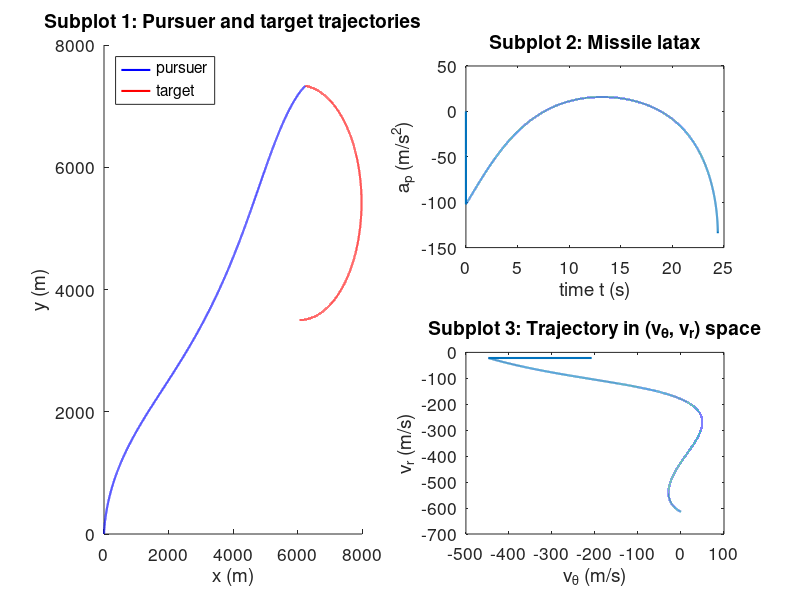

Reproduce this figure in MATLAB. (Note: this script raises an error after producing the figure.)
%%
clear all
% INPUTS
Xp0 = [0 0]; %m
theta0 = 30*pi/180; %rad
Xt0 = 7000*[cos(theta0) sin(theta0)]; %m
vp = 400; %m/s
nu = 1/0.6;
vt = vp/nu; %m/s
alpha_p0 = 85*pi/180; %rad
alpha_t = 60*pi/180; %rad
N = 4;
k = N - 1;
phi0 = alpha_p0 - N*theta0; %rad
vt_vec = vt*[cos(alpha_t) sin(alpha_t)]; %m/s
N_vp = N*vp;

%termination criteria
%t_end may be specified to avoid infinite loop in case Rf condition is not met
Rf = 0.5; %range criterion (m)
t_end = 60; %time criterion (s)

%terminate program if t_end is NaN
if isnan(t_end)
    disp('Please specify value for t_end');
    return;
end

tf = NaN;
impact_ang = NaN; %impact angle
tmiss = NaN;
Rmiss = NaN;
flag = true; %set flag to true if Rmiss, tmiss are to be found

tstep = 0.001; %time step

%Evaluation and plotting of trajectories and missile latax
t = 0;
ap = 0;
at = 30;
Xp = Xp0;
Xt = Xt0;
R_vec = Xt - Xp;
R = norm(R_vec);
theta = theta0;
alpha_p = alpha_p0;

delta_t = alpha_t - theta;
delta_p = alpha_p - theta;
v_r = vt*cos(delta_t) - vp*cos(delta_p);
v_theta = vt*sin(delta_t) - vp*sin(delta_p);

%initialising arrays
t_sol = t;
ap_sol = ap;
Xp_sol = Xp;
Xt_sol = Xt;
R_sol = R;
theta_sol = theta;
v_r_sol = v_r;
v_theta_sol = v_theta;

%% 

while true
    if R < Rf
        tf = t;
        impact_ang = abs(alpha_p - alpha_t);
        disp('Interception occurs');
        break;
    end
    
    if t > t_end
        break;
    end
    
    vp_vec = vp*[cos(alpha_p) sin(alpha_p)];
    vt_vec = vt*[cos(alpha_t) sin(alpha_t)];
    %evaluation of parameters for next time step
    t = t + tstep;
    Xp = Xp + vp_vec*tstep;
    Xt = Xt + vt_vec*tstep;
    
    R_vec = Xt - Xp;
    R = norm(R_vec);
    
    if flag
        if R > R_sol(end)
            tmiss = t;
            Rmiss = R;
            disp('Interception does not occur');
            flag = false;
            break; %comment break to calculate data after missile misses target
        end
    end
    
    theta = atan2(R_vec(2), R_vec(1));
    dtheta_t = (theta - theta_sol(end))/tstep;
    
    alpha_t = (at/vt)*t;
    alpha_p = N*theta + phi0;
    ap = N_vp*dtheta_t;
    
    delta_t = alpha_t - theta;
    delta_p = k*theta + phi0;
    v_r = vt*cos(delta_t) - vp*cos(delta_p);
    v_theta = vt*sin(delta_t) - vp*sin(delta_p);
    
    %updating arrays
    t_sol = [t_sol t];
    ap_sol = [ap_sol ap];
    Xp_sol = [Xp_sol; Xp];
    Xt_sol = [Xt_sol; Xt];
    R_sol = [R_sol R];
    theta_sol = [theta_sol theta];
    v_r_sol = [v_r_sol v_r];
    v_theta_sol = [v_theta_sol v_theta];
end

%LOS angle taking vT0 as reference X axis
theta_rel = pi + theta_sol - alpha_t;

%% plot pursuer and target trajectories
subplot(2, 2, [1 3]);
hold on;
plot(Xp_sol(:, 1), Xp_sol(:, 2), 'b', 'linewidth', 1.5);
plot(Xt_sol(:, 1), Xt_sol(:, 2), 'r', 'linewidth', 1.5);
xlabel('x (m)');
ylabel('y (m)');
title('Subplot 1: Pursuer and target trajectories');
legend('pursuer', 'target', 'Location', 'northwest');
set(gca,'fontsize',12.5);

% plot ap_sol
subplot(2, 2, 2);
plot(t_sol, ap_sol, 'linewidth', 1.5);
xlabel('time t (s)');
ylabel('a_p (m/s^2)');
title('Subplot 2: Missile latax');
set(gca,'fontsize',12.5);

% plot trajectory in (v_theta, v_r) space
subplot(2, 2, 4);
plot(v_theta_sol, v_r_sol, 'linewidth', 1.5);
xlabel('v_{\theta} (m/s)');
ylabel('v_r (m/s)');
title('Subplot 3: Trajectory in (v_{\theta}, v_r) space');
set(gca,'fontsize',12.5);

%% plot pursuer relative trajectory in polar plane
polarplot(theta_rel, R_sol, 'linewidth', 1.5);
title('Relative trajectory in polar plane');
% set(gca,'fontsize',12.5);

% polar plot sectors
theta_vr_arr = [0.8482 1.8850 2.6075 3.9584 4.9951 5.7491];

theta_vtheta_arr = [0.2827 1.0681 2.4190 3.4243 4.1783 5.5920];

% theta_vr_arr = [1.2566 2.3876 3.1102 4.4296 5.4978 6.2204];
% theta_vtheta_arr = [0.7226 1.5080 2.7960 3.8642 4.5867 5.9690];
theta_vr_arr = pi + theta_vr_arr - alpha_t;
theta_vtheta_arr = pi + theta_vtheta_arr - alpha_t;
size_roots = size(theta_vtheta_arr);
sign_r = '<';
sign_theta = '<';

hold on;
theta_one = [1 1];

rho = [0 8500];
text_rho = 7000;

for i = 1:size_roots(2) - 1
    polarplot(theta_vr_arr(i)*theta_one, rho, '--r');
    text(theta_vr_arr(i), 8700, 'v_r = 0');
    polarplot(theta_vtheta_arr(i)*theta_one, rho, '--b');
    text(theta_vtheta_arr(i), 8700, 'v_{\theta} = 0');
    
%     text_theta = 0.5*(theta_vr_arr(i) + theta_vtheta_arr(i));
%     text(text_theta, text_rho, strcat('v_r', sign_r, '0, v_{\theta}', sign_theta, '0'));
%     sign_theta = flip_sign(sign_theta);
%     
%     text_theta = 0.5*(theta_vr_arr(i + 1) + theta_vtheta_arr(i));
%     text(text_theta, text_rho, strcat('v_r', sign_r, '0, v_{\theta}', sign_theta, '0'));
%     sign_r = flip_sign(sign_r);
    
    text_theta = 0.5*(theta_vr_arr(i) + theta_vtheta_arr(i));
    text(text_theta, text_rho, strcat('v_r', sign_r, '0, v_{\theta}', sign_theta, '0'));
    sign_r = flip_sign(sign_r);
    
    text_theta = 0.5*(theta_vr_arr(i) + theta_vtheta_arr(i + 1));
    text(text_theta, text_rho, strcat('v_r', sign_r, '0, v_{\theta}', sign_theta, '0'));
    sign_theta = flip_sign(sign_theta);
end

polarplot(theta_vr_arr(size_roots(2))*theta_one, rho, '--r');
text(theta_vr_arr(size_roots(2)), 8700, 'v_r = 0');
polarplot(theta_vtheta_arr(size_roots(2))*theta_one, rho, '--b');
text(theta_vtheta_arr(size_roots(2)), 8700, 'v_{\theta} = 0');

% text_theta = 0.5*(theta_vr_arr(size_roots(2)) + theta_vtheta_arr(size_roots(2)));
% text(text_theta, text_rho, strcat('v_r', sign_r, '0, v_{\theta}', sign_theta, '0'));
% sign_theta = flip_sign(sign_theta);
% 
% text_theta = 0.5*(theta_vr_arr(1) + theta_vtheta_arr(size_roots(2)) - 2*pi);
% text(text_theta, text_rho, strcat('v_r', sign_r, '0, v_{\theta}', sign_theta, '0'));

text_theta = 0.5*(theta_vr_arr(size_roots(2)) + theta_vtheta_arr(size_roots(2)));
text(text_theta, text_rho, strcat('v_r', sign_r, '0, v_{\theta}', sign_theta, '0'));
sign_r = flip_sign(sign_r);

text_theta = 0.5*(theta_vr_arr(size_roots(2)) + theta_vtheta_arr(1) - 2*pi);
text(text_theta, text_rho, strcat('v_r', sign_r, '0, v_{\theta}', sign_theta, '0'));

%% plot v_r vs theta and v_theta vs theta
%t = 20;
alpha_t = (at/vt)*t;
theta_arr = 0:pi/100:4*pi;
delta_t_arr = alpha_t - theta_arr;
delta_p_arr = k*theta_arr + phi0;
v_r_arr = vt*cos(delta_t_arr) - vp*cos(delta_p_arr);
v_theta_arr = vt*sin(delta_t_arr) - vp*sin(delta_p_arr);

size_theta_arr = size(theta_arr);
theta_axis = zeros(size_theta_arr(2));

subplot(2, 1, 1);
plot(theta_arr*180/pi, v_r_arr, 'linewidth', 1.5);
hold on;
plot(theta_arr*180/pi, theta_axis, '--r');
ylabel('v_r (m/s)');
xlabel('\theta (deg)');
title('Subplot 1: v_r vs \theta');
set(gca,'fontsize',12.5);

subplot(2, 1, 2);
plot(theta_arr*180/pi, v_theta_arr, 'linewidth', 1.5);
hold on;
plot(theta_arr*180/pi, theta_axis, '--r');
ylabel('v_{\theta} (m/s)');
xlabel('\theta (deg)');
title('Subplot 2: v_{\theta} vs \theta');
set(gca,'fontsize',12.5);
